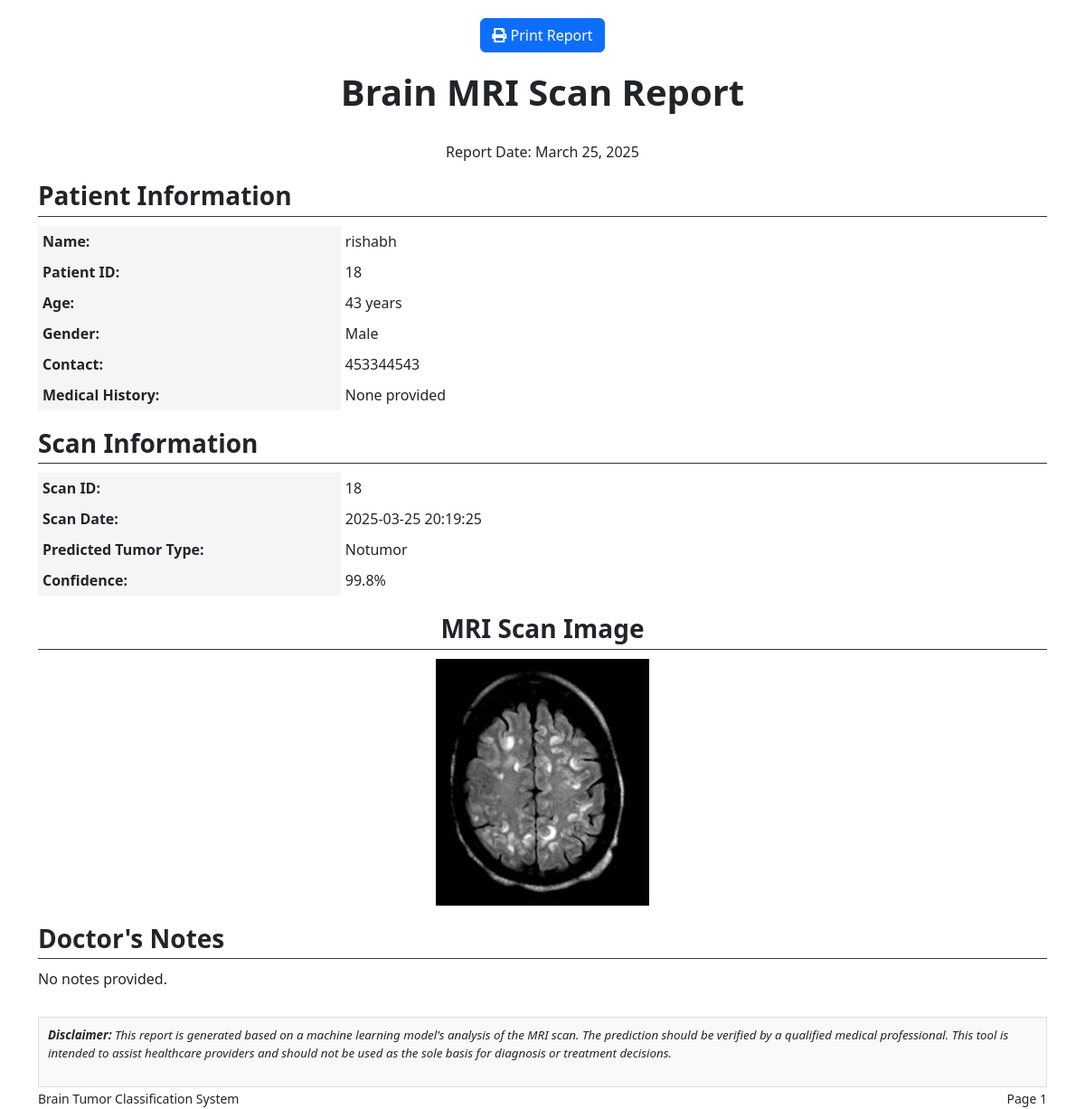
Screenshot of /scans/18/print_report with the database file from the repository.
### tables this page shows
CREATE TABLE patients (
            id INTEGER PRIMARY KEY AUTOINCREMENT,
            name TEXT NOT NULL,
            age INTEGER NOT NULL,
            gender TEXT NOT NULL,
            contact TEXT,
            email TEXT,
            address TEXT,
            medical_history TEXT,
            created_at TIMESTAMP DEFAULT CURRENT_TIMESTAMP
        );

CREATE TABLE scans (
            id INTEGER PRIMARY KEY AUTOINCREMENT,
            patient_id INTEGER NOT NULL,
            scan_date TIMESTAMP DEFAULT CURRENT_TIMESTAMP,
            image_path TEXT NOT NULL,
            tumor_type TEXT,
            confidence REAL,
            doctor_notes TEXT,
            additional_info TEXT,
            FOREIGN KEY (patient_id) REFERENCES patients (id)
        );

### app.py (the view)
@app.route('/scans/<int:scan_id>/print_report')
def print_report(scan_id):
    if not patient_module_loaded or not report_generator_loaded:
        flash("Report generation is not available.")
        return redirect(url_for('patients'))
    scan = get_scan(scan_id)
    if not scan:
        flash("Scan not found.")
        return redirect(url_for('patients'))
    patient = get_patient(scan['patient_id'])
    if not patient:
        flash("Patient not found.")
        return redirect(url_for('patients'))
    tumor_info = None
    if tumor_info_loaded and scan['tumor_type']:
        tumor_info = get_tumor_info(scan['tumor_type'])
    return render_template('print_report.html',
                          patient=patient,
                          scan=scan,
                          tumor_info=tumor_info,
                          now=datetime.now())

### app.py (called while the page is built)
@app.context_processor
def utility_functions():
    def path_exists(path):
        return os.path.exists(path)
    return dict(path_exists=path_exists)

### app/models/patient.py (called while the page is built)
def get_patient(patient_id):
    conn = None
    try:
        conn = sqlite3.connect(DB_PATH)
        conn.row_factory = sqlite3.Row
        cursor = conn.cursor()
        cursor.execute('SELECT * FROM patients WHERE id = ?', (patient_id,))
        patient = cursor.fetchone()
        if patient:
            return dict(patient)
        return None
    except Exception as e:
        logger.error(f"Error retrieving patient {patient_id}: {e}")
        return None
    finally:
        if conn:
            conn.close()

def get_scan(scan_id):
    conn = None
    try:
        conn = sqlite3.connect(DB_PATH)
        conn.row_factory = sqlite3.Row
        cursor = conn.cursor()
        cursor.execute('SELECT * FROM scans WHERE id = ?', (scan_id,))
        scan = cursor.fetchone()
        if scan:
            return dict(scan)
        return None
    except Exception as e:
        logger.error(f"Error retrieving scan {scan_id}: {e}")
        return None
    finally:
        if conn:
            conn.close()

### app/templates/print_report.html (shortened to what this page needs)
<!DOCTYPE html>
<html lang="en">
<head>
    <link rel="stylesheet" href="{{ url_for('static', filename='css/bootstrap.min.css') }}">
    <link rel="stylesheet" href="https://cdnjs.cloudflare.com/ajax/libs/font-awesome/5.15.4/css/all.min.css">
</head>
<body>
    <div class="container">
        <div class="print-button no-print text-center">
            <button class="btn btn-primary" onclick="window.print()">
                <i class="fa fa-print"></i> Print Report
            </button>
        </div>
        <div class="report-header">
            <h1 class="report-title">Brain MRI Scan Report</h1>
            <p>Report Date: {{ now.strftime("%B %d, %Y") }}</p>
        </div>
        <div class="content">
            <div class="report-section">
                <h3 class="section-title">Patient Information</h3>
                <table class="patient-info-table">
                    <tr>
                        <th>Name:</th>
                        <td>{{ patient.name }}</td>
                    </tr>
                    <tr>
                        <th>Patient ID:</th>
                        <td>{{ patient.id }}</td>
                    </tr>
                    <tr>
                        <th>Age:</th>
                        <td>{{ patient.age }} years</td>
                    </tr>
                    <tr>
                        <th>Gender:</th>
                        <td>{{ patient.gender }}</td>
                    </tr>
                    <tr>
                        <th>Contact:</th>
                        <td>{{ patient.contact }}</td>
                    </tr>
                    <tr>
                        <th>Medical History:</th>
                        <td>{{ patient.medical_history or 'None provided' }}</td>
                    </tr>
                </table>
            </div>
            <div class="report-section">
                <h3 class="section-title">Scan Information</h3>
                <table class="scan-info-table">
                    <tr>
                        <th>Scan ID:</th>
                        <td>{{ scan.id }}</td>
                    </tr>
                    <tr>
                        <th>Scan Date:</th>
                        <td>
                            {% if scan.scan_date is defined %}
                                {% if scan.scan_date is string %}
                                    {{ scan.scan_date }}
                                {% else %}
                                    {{ scan.scan_date.strftime('%Y-%m-%d %H:%M') }}
                                {% endif %}
                            {% elif scan.date is defined %}
                                {% if scan.date is string %}
                                    {{ scan.date }}
                                {% else %}
                                    {{ scan.date.strftime('%Y-%m-%d %H:%M') if scan.date else 'Unknown date' }}
                                {% endif %}
                            {% else %}
                                Date not available
                            {% endif %}
                        </td>
                    </tr>
                    <tr>
                        <th>Predicted Tumor Type:</th>
                        <td>{{ scan.tumor_type|title|replace('_', ' ') }}</td>
                    </tr>
                    <tr>
                        <th>Confidence:</th>
                        <td>{{ "%.1f"|format(scan.confidence * 100) }}%</td>
                    </tr>
                </table>
            </div>
            <div class="scan-image">
                <h3 class="section-title">MRI Scan Image</h3>
                <img src="{{ url_for('static', filename=scan.image_path, _external=True) }}" alt="MRI Scan">
            </div>
            <div class="report-section">
                <h3 class="section-title">Doctor's Notes</h3>
                <p>{{ scan.doctor_notes or 'No notes provided.' }}</p>
            </div>
            <div class="disclaimer">
                <p><strong>Disclaimer:</strong> This report is generated based on a machine learning model's analysis of the MRI scan.
                The prediction should be verified by a qualified medical professional. This tool is intended to assist
                healthcare providers and should not be used as the sole basis for diagnosis or treatment decisions.</p>
            </div>
        </div>
        <div class="footer">
            <div class="row">
                <div class="col-6">
                    <small>Brain Tumor Classification System</small>
                </div>
                <div class="col-6 text-end">
                    <small>Page 1</small>
                </div>
            </div>
        </div>
    </div>
</body>
</html>

### app/templates/print_report.html (style rules this page uses)
.report-header { text-align: center; margin-bottom: 20px; }
.report-section { margin-bottom: 20px; }
.report-title { text-align: center; font-weight: bold; margin-bottom: 30px; }
.section-title { font-weight: bold; border-bottom: 1px solid #333; padding-bottom: 5px; margin-bottom: 10px; }
.patient-info-table, .scan-info-table { width: 100%; margin-bottom: 20px; }
.patient-info-table th, .scan-info-table th { width: 30%; text-align: left; padding: 5px; background-color: #f5f5f5; }
.patient-info-table td, .scan-info-table td { width: 70%; padding: 5px; }
.scan-image { text-align: center; margin: 20px 0; }
.scan-image img { max-width: 100%; max-height: 400px; }
.disclaimer { font-size: 10pt; font-style: italic; margin-top: 30px; padding: 10px; border: 1px solid #ddd; background-color: #f9f9f9; }
.print-button { margin: 20px 0; }

### rows the page displays
patients: name "rishabh", id "18", age "43", gender "Male", contact "453344543", medical_history "None provided"
scans: id "18", scan_date "2025-03-25 20:19:25", tumor_type "Notumor", scan.confidence*100 "99.8", image_path (picture), doctor_notes "No notes provided."
